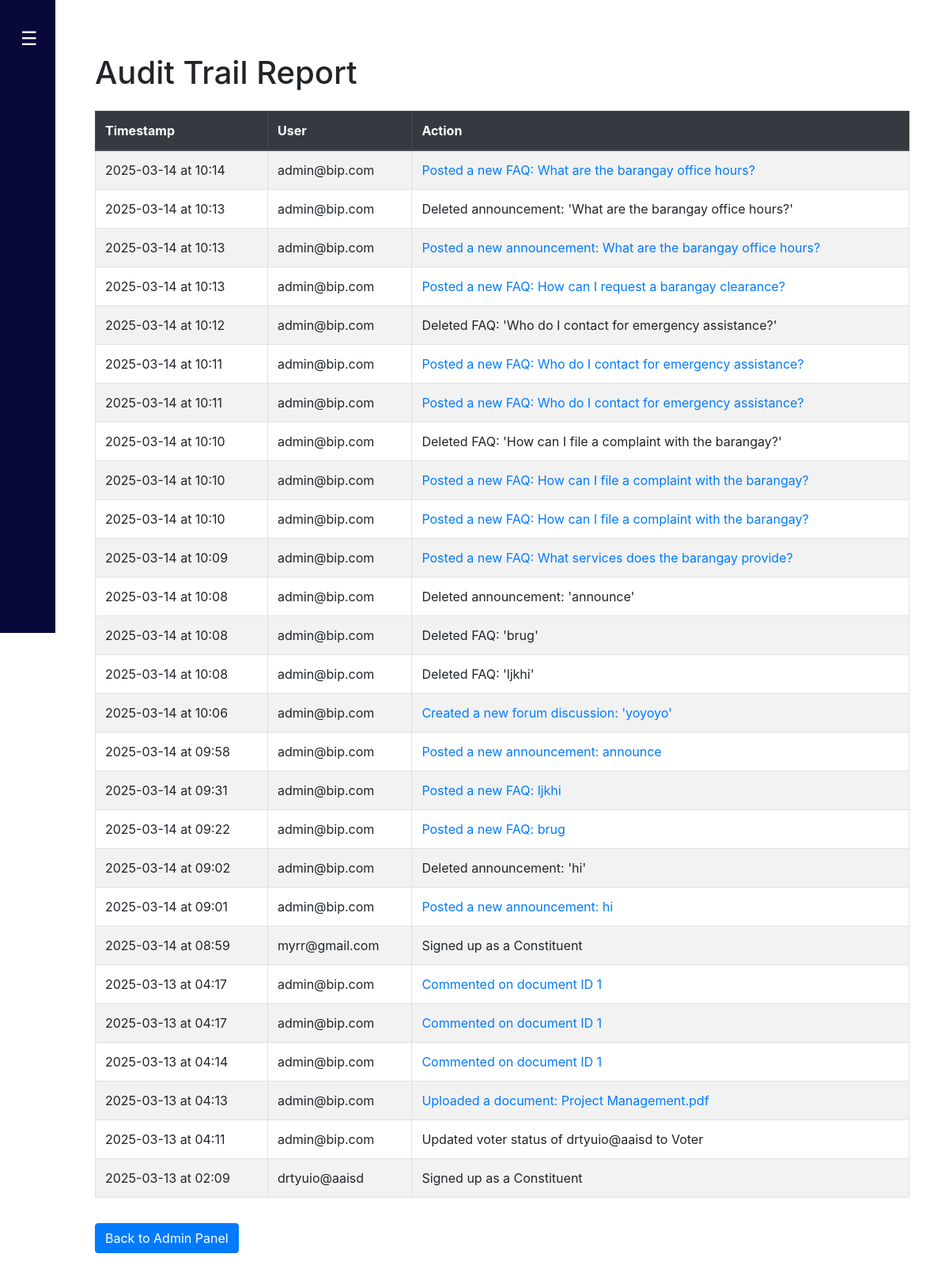
The app's page /admin/audit-report (signed in), older data.
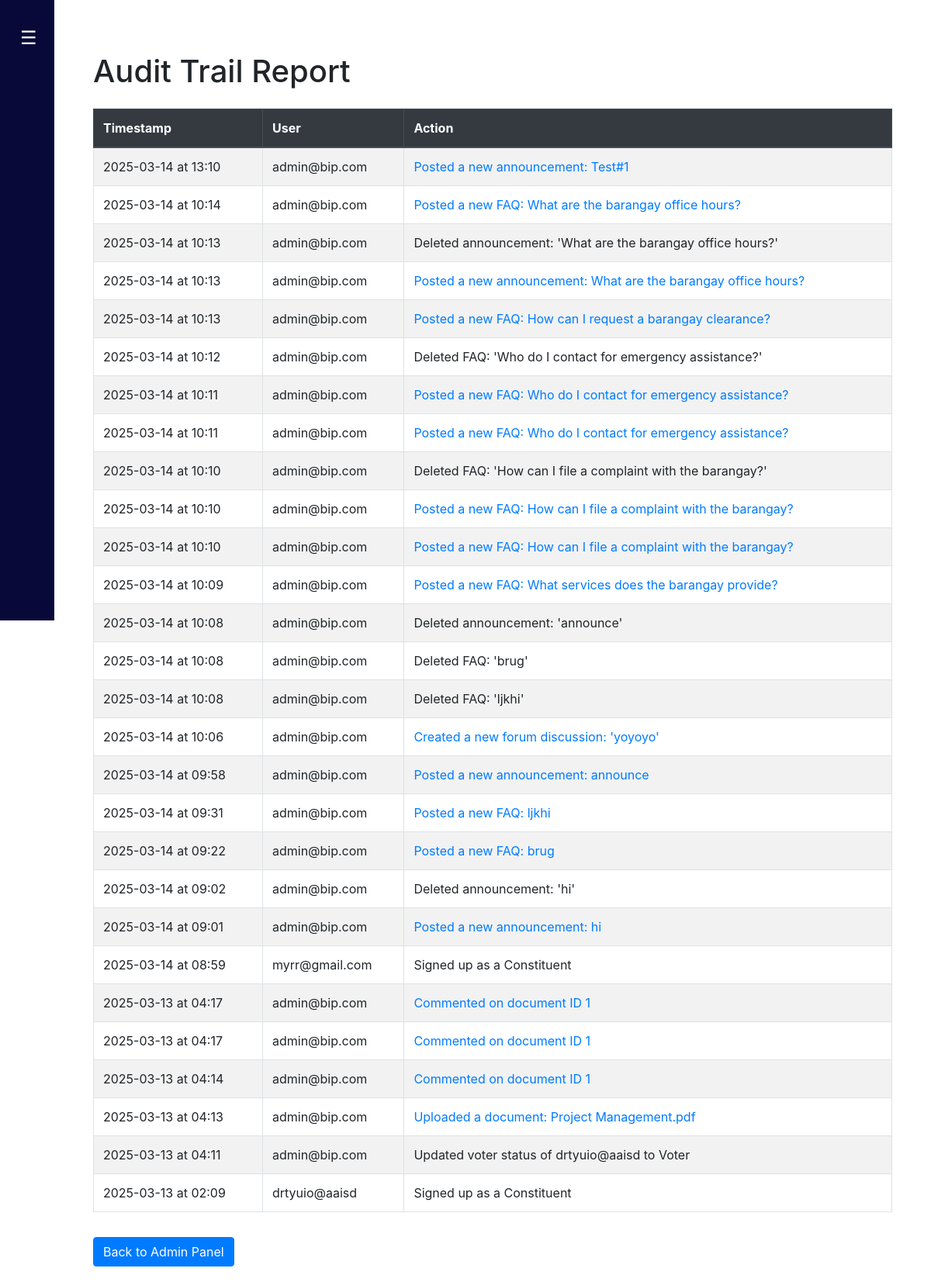
The same page, newer data.
### Website/models.py (models this page shows)
class AuditTrail(db.Model):
    id = db.Column(db.Integer, primary_key=True)
    timestamp = db.Column(db.DateTime, default=datetime.utcnow)
    user_email = db.Column(db.String(150))
    action = db.Column(db.String(500))
    link = db.Column(db.String(500), nullable=True)

### Website/views.py (the view)
@views.route('/admin/audit-report')
@login_required
def audit_report():
    if not current_user.is_admin:
        flash("Access denied!", "error")
        return redirect(url_for('views.home'))
    logs = AuditTrail.query.order_by(AuditTrail.timestamp.desc()).all()
    return render_template('audit_report.html', audit_logs=logs, user=current_user)

### Website/templates/audit_report.html (shortened to what this page needs)
{% extends "base.html" %}
{% block content %}
<br/>
<div class="container mt-4">
    <h1 class="mb-4">Audit Trail Report</h1>
    {% if audit_logs %}
    <table class="table table-striped table-bordered">
        <thead class="thead-dark">
            <tr>
                <th>Timestamp</th>
                <th>User</th>
                <th>Action</th>
            </tr>
        </thead>
        <tbody>
            {% for log in audit_logs %}
            <tr>
                <td>{{ log.timestamp.strftime('%Y-%m-%d at %H:%M') }}</td>
                <td>{{ log.user_email }}</td>
                <td>  {% if log.link %}
                    <a href="{{ log.link }}" target="_blank">{{ log.action }}</a>
                {% else %}
                    {{ log.action }} {%endif%}</td>
            </tr>
            {% endfor %}
        </tbody>
    </table>
    {% else %}
    <p class="text-center text-muted">No audit logs available.</p>
    {% endif %}
    <a href="{{ url_for('views.admin_panel') }}" class="btn btn-primary mt-3">Back to Admin Panel</a>
</div>
{% endblock %}

### Website/templates/base.html (shortened to what this page needs)
<!DOCTYPE html>
<html>
  <head>
    <link
      rel="stylesheet"
      href="https://stackpath.bootstrapcdn.com/bootstrap/4.4.1/css/bootstrap.min.css"
    />
    <link
      rel="stylesheet"
      href="https://stackpath.bootstrapcdn.com/font-awesome/4.7.0/css/font-awesome.min.css"
    />
    <link rel="stylesheet" href="https://cdn.jsdelivr.net/npm/bootstrap-icons@1.11.3/font/bootstrap-icons.min.css">
  </head>
  <body>
<div class="sidebar" id="sidebar">
  <nav class="navbar">
    <button class="toggle-btn" id="toggle-btn">☰</button>
  </nav>
</div>
    <div class="content" id="content">
      <div class="container">{% block content %} {% endblock %}</div>
    </div>
  </body>
</html>

### Website/templates/base.html (style rules this page uses)
body { display: flex; min-height: 100vh; overflow-x: hidden; }
.sidebar { width: 70px; background-color: rgb(8, 9, 56); padding-top: 20px; height: 100vh; position: fixed; transition: width 0.3s ease-in-out; display: flex; flex-direction: column; overflow: hidden; z-index: 1000; }
.navbar { background-color:rgb(8, 9, 56); width: 100%; padding: 10px; display: flex; align-items: center; }
.toggle-btn { background: none; border: none; color: white; font-size: 24px; cursor: pointer; margin-left: 10px; outline: none; }
.content { margin-left: 70px; padding: 20px; width: 100%; transition: margin-left 0.3s ease-in-out; }

Row changes from the older to the newer data that the page shows:
added AuditTrail: timestamp "2025-03-14 at 13:10", user_email "admin@bip.com", action "Posted a new announcement: Test#1"
